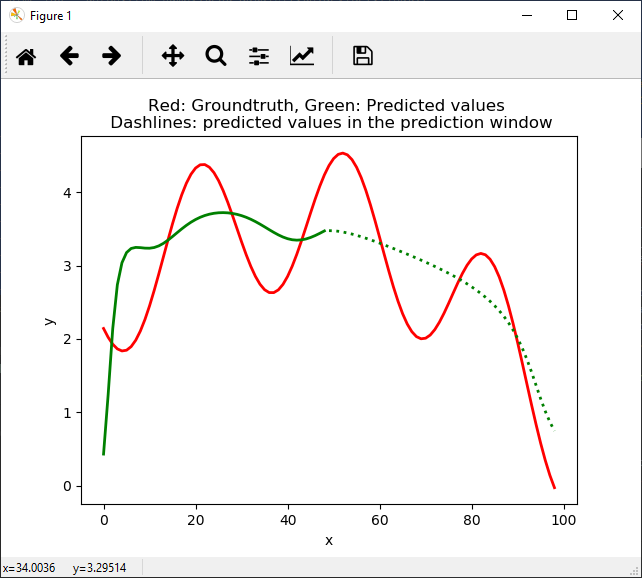

Python code for this plot:
import models.model as model
import torch
import torch.optim as optim
from matplotlib import pyplot as plt
import numpy as np
from torch.utils.data.dataloader import DataLoader
from utils.utils import TSUtils
from utils.utils import save_model, load_model

use_cuda = torch.cuda.is_available()
device = torch.device("cuda" if use_cuda else "cpu")

# set random seeds for reproducibility
torch.manual_seed(0)  # for pytorch
np.random.seed(seed=0)  # for numpy

example = 'BeijingPM25'

if example == 'Electricity':
    from dataset.electricity_dataset import ElectricityDataset
    from data.Electricity import config

    cfg = config.simple_cfg
    dataset = ElectricityDataset(csv_file=cfg['data_file'], dev=device, ctx_win_len=cfg['ctx_win_len'], num_time_indx=cfg['num_time_idx'])


if example == 'Sinewave':
    from dataset.SW_dataset import SWDataset
    from data.Sinewave import config
    cfg = config.simple_cfg
    dataset = SWDataset(dev=device, num_time_indx=cfg['num_time_idx'], ctx_win_len=cfg['ctx_win_len'])

if example == 'BeijingPM25':
    from dataset.pollution_dataset import PollutionDataset
    from data.BeijingPM25 import config

    cfg = config.full_cfg
    dataset = PollutionDataset(csv_file=cfg['data_file'], dev=device, ctx_win_len=cfg['ctx_win_len'])

if example == 'SML2010':
    from dataset.SML2010_dataset import SML2010Dataset
    from data.SML2010 import config

    cfg = config.full_cfg
    dataset = SML2010Dataset(csv_file=cfg['data_file'], dev=device, ctx_win_len=cfg['ctx_win_len'])

if example == 'NSDQ100':
    from dataset.NSDQ100_dataset import NSDQ100Dataset
    from data.NSDQ100 import config

    cfg = config.full_cfg
    dataset = NSDQ100Dataset(csv_file=cfg['data_file'], dev=device, ctx_win_len=cfg['ctx_win_len'],
                             col_names=['NDX'])

num_covariates = cfg['num_covariates']
num_time_idx = cfg['num_time_idx']
num_targets = cfg['num_targets']
input_dim = num_time_idx + num_targets + num_covariates
# Total context window size used for training. The context window consists of 1. conditioning_context where input
# data points are available and network predictions are conditioned on actual input data, and 2. prediction_context,
# where the network predictions are conditioned on network output at the previous step. I use half of the context
# for training and half for prediction. Feel free to try other combinations. Covariates such as time step are assumed
# to be available for the entire context window
ctx_win_len = cfg['ctx_win_len']
cond_win_len = cfg['cond_win_len']
pred_win_len = ctx_win_len - cond_win_len - 1
batch_size = cfg['batch_size']

model = model.model(num_lstms=cfg['num_lstms'], input_dim=input_dim, output_dim=cfg['num_targets'],
                       hidden_dim=cfg['hidden_dim']).to(device)

criterion = torch.nn.MSELoss()
optimizer = optim.Adam(model.parameters(), cfg['lr'])
scheduler = optim.lr_scheduler.StepLR(optimizer, step_size=cfg['lr_step_size'], gamma=cfg['lr_gamma'])

train_sampler, test_sampler = dataset.get_train_test_samplers(cfg['train_test_split'])

train_dataloader = DataLoader(dataset, batch_size=batch_size, sampler=train_sampler,
                              shuffle=False, num_workers=0)

test_dataloader = DataLoader(dataset, batch_size=1, sampler=test_sampler,
                             shuffle=False, num_workers=0)
max_batches_per_epoch = cfg['max_batches_per_epoch']
num_epochs = cfg['num_epochs']

losses = []
batch_num = 1
utils = TSUtils(device, cfg)

def train():
    for epoch in range(0, num_epochs):
        batch_num = 0
        for i, batch in enumerate(train_dataloader):
            if batch_num > max_batches_per_epoch:
                break
            input, target, covariates = utils.split_batch(batch)
            input_cond = input[:, 0:cond_win_len, :]
            input_cond, covariates = utils.scale(input_cond, covariates)
            # cond_ctx_len is partition of the training data over which network output is conditioned on input data. pred_ctx_len is
            # the other part of the partition where the network output is conditioned on previous network outputs.
            optimizer.zero_grad()
            out = model(input_cond, covariates, future=pred_win_len)
            # scale model output and target to the original data scale
            out = utils.invert_scale(out)
            loss = criterion(out[:], target[:])

            loss.backward()
            scheduler.step()
            optimizer.step()
            loss = np.sqrt(loss.item())
            losses.append(loss)
            print('epoch:{0}/{1}, step:{2}, loss:{3}'.format(epoch, num_epochs, batch_num, loss))
            batch_num = batch_num + 1

    return model, losses

######## plot loss ############
def plot_loss(losses):
    plt.figure()
    plt.title('Loss progression')
    plt.xlabel('batch no')
    plt.ylabel('loss')
    plt.plot(np.arange(len(losses)), losses, 'g', linewidth=2.0)
    plt.show()

def save_model_(model, file_prefix):
    save_model(model, cfg, file_prefix)

## testing
def predict(model, num_targets=1):
    test_dataloader_iter = iter(test_dataloader)
    rmse = []
    mae = []
    mape = []
    for i in range(0, 10):
        test_batch = next(test_dataloader_iter)
        with torch.no_grad():
            input, target, covariates = utils.split_batch(test_batch)
            input, covariates = utils.scale(input, covariates)
            pred = model(input[:, 0:cond_win_len, :], covariates, future=pred_win_len)
            pred = utils.invert_scale(pred)
            loss = np.sqrt(criterion(pred, target).item())
            rmse.append(loss)
            mae.append(torch.nn.functional.l1_loss(pred, target).item())
            print("loss (prediction): {0}".format(loss))
            preds = pred[0, :, :].detach().cpu().numpy()
            targets = target[0, :, :].detach().cpu().numpy()
        # plot the target series on a separate plot
        for j in range(num_targets):
            pred = preds[:, j]  # target series j
            target = targets[:, j]
            plt.figure()
            plt.title(
                'Red: Groundtruth, Green: Predicted values \n Dashlines: predicted values in the prediction window')
            plt.xlabel('x')
            plt.ylabel('y')
            plt.xticks()
            plt.yticks()
            plt.plot(np.arange(len(target)), target, 'r', linewidth=2.0)
            plt.plot(np.arange(cond_win_len), pred[0:cond_win_len], 'g', linewidth=2.0)
            plt.plot(np.arange(cond_win_len, cond_win_len + pred_win_len), pred[cond_win_len:], 'g' + ':',
                     linewidth=2.0)
            #plt.show()
    print("RMSE:{0}, MAE:{1}".format(np.mean(rmse), np.mean(mae)))

if __name__ == "__main__":
    model, losses = train()
    file_prefix = "{0}\\model_covariates-{1}_epochs{2}".format(example, cfg['num_covariates'],
                                                                       cfg['num_epochs'])
    #model = load_model(model, file_prefix)
    #save_model_(model, file_prefix)
    predict(model, num_targets)
